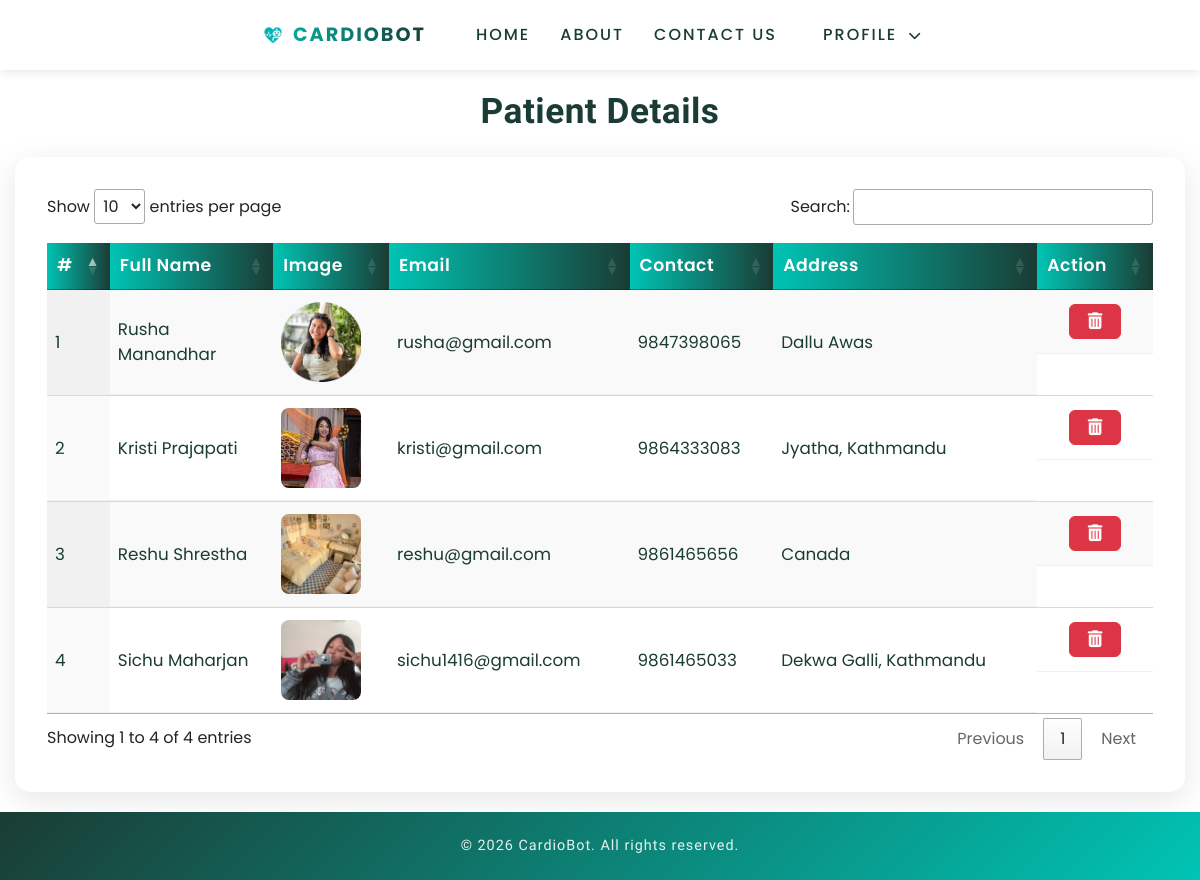
Screenshot of /view_patient (signed in) with the database file from the repository.
### health/models.py (models this page shows, shortened)
class Patient(models.Model):
    user = models.OneToOneField(User, on_delete=models.CASCADE, null=True)
    contact = models.CharField(max_length=100, null=True)
    address = models.CharField(max_length=100, null=True)
    dob = models.DateField(null=True)
    image = models.FileField(null=True)

### health/views.py (the view)
# urls.py: path('view_patient', views.View_Patient, name='view_patient'),
@login_required(login_url="login")
def View_Patient(request):
    patient = Patient.objects.all()
    d = {'patient':patient}
    return render(request,'view_patient.html',d)

### health/context_processors.py (called while the page is built)
def unread_feedback_count(request):
    if request.user.is_authenticated and request.user.is_staff:
        count = Feedback.objects.filter(is_read=False).count()
        return {'unread_feedback_count': count}
    return {'unread_feedback_count': 0}

### health/templates/view_patient.html (shortened to what this page needs)
{% extends 'index.html' %}
{% load static %}
{% block body %}
<div class="search-container">
    <h1 class="search-title">Patient Details</h1>
    <div class="search-table">
        <table id="example" class="display" style="width:100%">
            <thead>
                <tr>
                    <th>#</th>
                    <th>Full Name</th>
                    <th>Image</th>
                    <th>Email</th>
                    <th>Contact</th>
                    <th>Address</th>
                    <th>Action</th>
                </tr>
            </thead>
            <tbody>
                {% for i in patient %}
                <tr>
                    <td>{{forloop.counter}}</td>
                    <td>{{i.user.first_name}} {{i.user.last_name}}</td>
                    <td>{% if i.image %}<img src="{{i.image.url}}" class="patient-image">{% endif %}</td>
                    <td>{{i.user.email}}</td>
                    <td>{{i.contact}}</td>
                    <td>{{i.address}}</td>
                    <td class="action-buttons">
                        <a href="{% url 'delete_patient' i.id %}" class="btn btn-danger" onclick="return confirm('Are you sure?')">
                            <i class="fa fa-trash-o"></i>
                        </a>
                    </td>
                </tr>
                {% endfor %}
            </tbody>
        </table>
    </div>
</div>
{% endblock %}

### health/static/css/style.css (style rules this page uses)
body { padding: 0; margin: 0; background: #FFF; font-family: 'Quicksand', sans-serif; }
body a, body button { transition: 0.5s all; -webkit-transition: 0.5s all; -moz-transition: 0.5s all; -o-transition: 0.5s all; -ms-transition: 0.5s all; text-decoration: none; }
html { scroll-behavior: smooth; }
h1, h2, h3, h4, h5, h6 { margin: 0; padding: 0; font-family: 'Mukta', sans-serif; }

### health/templates/index.html (style rules this page uses)
* { margin: 0; padding: 0; box-sizing: border-box; font-family: 'Poppins', sans-serif; }
body { min-height: 100vh; display: flex; flex-direction: column; }

### health/templates/view_patient.html (style rules this page uses)
.search-container { padding: 20px 15px; margin: 0; display: flex; flex-direction: column; align-items: center; width: 100%; box-sizing: border-box; }
.search-title { color: #1A3C34; margin: 0 0 25px 0; font-size: clamp(1.5rem, 4vw, 2.2rem); font-weight: 700; text-align: center; letter-spacing: 0.5px; padding: 0 10px; }
.search-table { background: white; border-radius: 15px; box-shadow: 0 8px 32px rgba(0,0,0,0.10); padding: clamp(15px, 3vw, 32px); margin: 0 auto; width: 100%; max-width: 1200px; overflow-x: auto; }
table.display { width: 100%; border-collapse: separate; border-spacing: 0; font-size: clamp(0.9rem, 2vw, 1.05rem); background: white; }
table.display thead th { background: linear-gradient(90deg, #00C4B4, #1A3C34) !important; color: white !important; font-weight: 600; border: none; padding: clamp(10px, 2vw, 14px) clamp(6px, 1vw, 8px); font-size: clamp(0.9rem, 2vw, 1.08rem); letter-spacing: 0.5px; white-space: nowrap; }
table.display tbody td { padding: clamp(8px, 2vw, 12px) clamp(6px, 1vw, 8px); border-bottom: 1.5px solid #f0f0f0; color: #1A3C34; vertical-align: middle; }
.btn-danger { background: #dc3545; color: white; border-radius: 6px; padding: clamp(6px, 1.5vw, 8px) clamp(12px, 2vw, 18px); font-size: clamp(0.85rem, 1.5vw, 1em); font-weight: 600; margin: 2px; transition: all 0.3s; display: inline-flex; align-items: center; gap: 4px; white-space: nowrap; }
.patient-image { width: clamp(60px, 10vw, 80px); height: clamp(60px, 10vw, 80px); object-fit: cover; border-radius: 8px; background: #f8f9fa; }
.action-buttons { white-space: nowrap; display: flex; gap: 5px; flex-wrap: wrap; justify-content: center; }
@media (max-width: 1200px) { .search-table { margin: 0 15px; } }

### rows the page displays
Patient: user.first_name "Rusha", user.last_name "Manandhar", image (picture), user.email "rusha@gmail.com", contact "9847398065", address "Dallu Awas"
Patient: user.first_name "Kristi", user.last_name "Prajapati", image (picture), user.email "kristi@gmail.com", contact "9864333083", address "Jyatha, Kathmandu"
Patient: user.first_name "Reshu", user.last_name "Shrestha", image (picture), user.email "reshu@gmail.com", contact "9861465656", address "Canada"
Patient: user.first_name "Sichu", user.last_name "Maharjan", image (picture), user.email "sichu1416@gmail.com", contact "9861465033", address "Dekwa Galli, Kathmandu"
